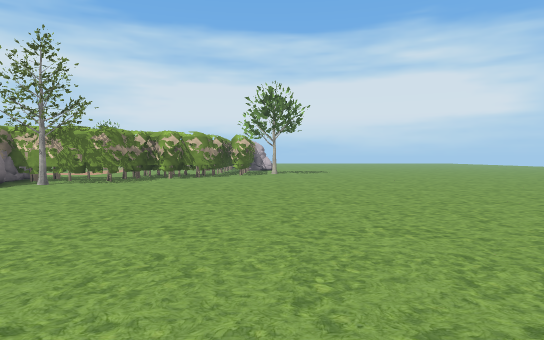
[1] (above)

16 first-person views from a walk through a level from a Godot 3-D game. The camera is 1.3 m above the floor, tilts 2° down and sees 75° across. The floor is counted in squares, 2 m on a side. Each view is taken from the middle of a square. On the plan, view 1 faces up. The plan holds only what a view shows up to about 10 squares ahead; the rest is blank. The place goes on beyond the plan. Characters and animated objects are not drawn. Some surface patterns are stand-ins.

[2]
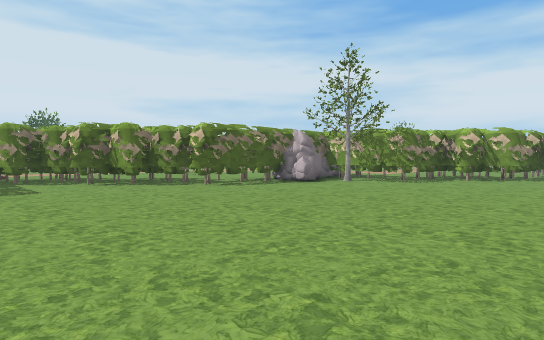

[3]
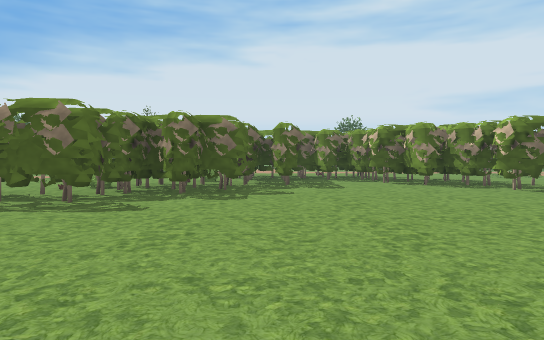

[4]
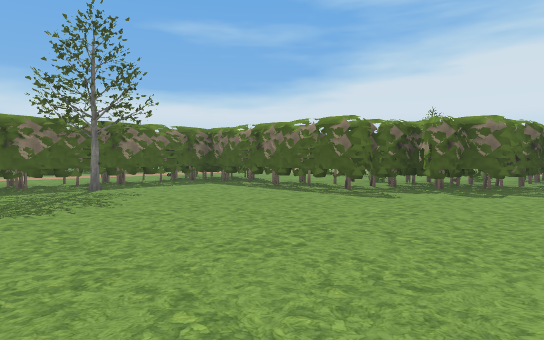

[5]
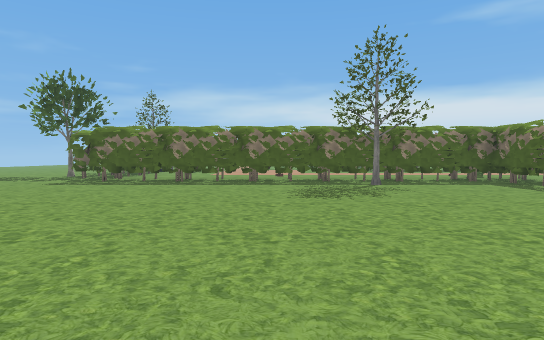

[6]
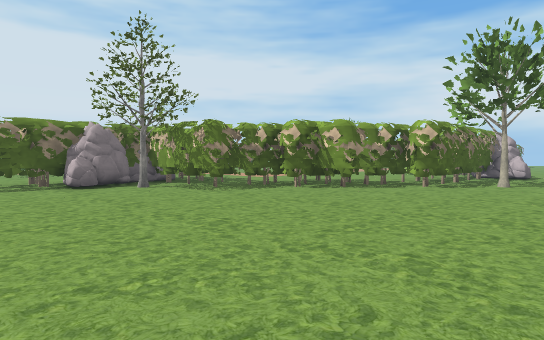

[7]
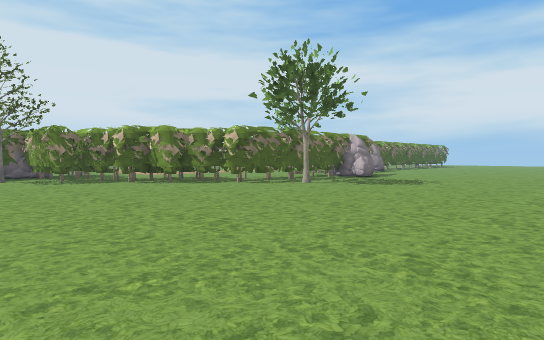

[8]
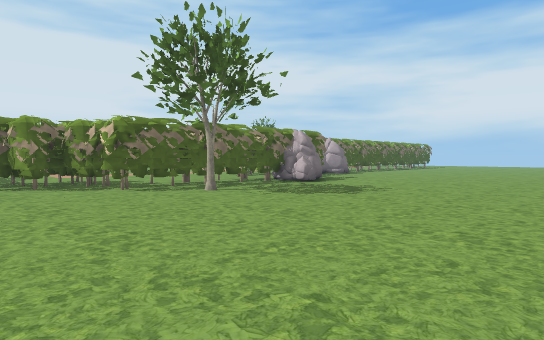

[9]
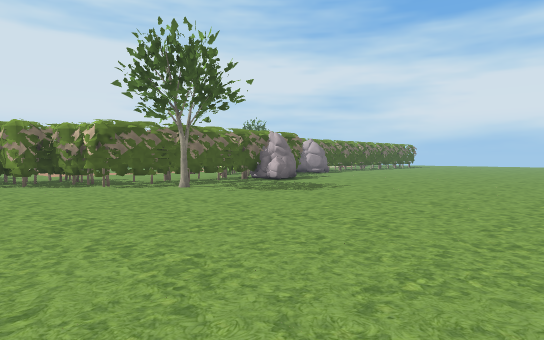

[10]
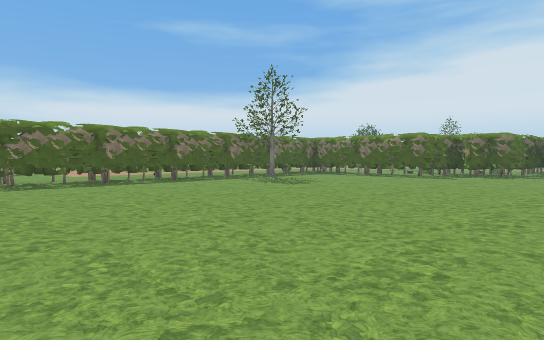

[11]
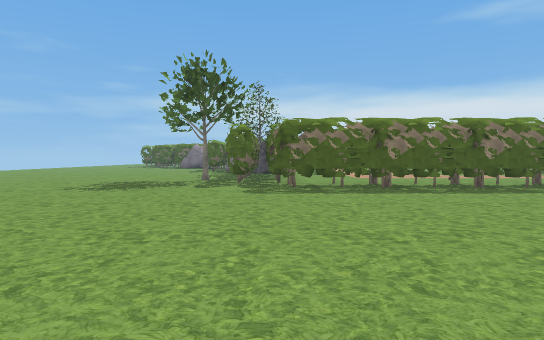

[12]
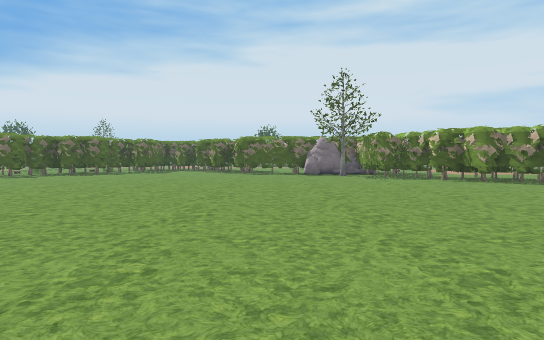

[13]
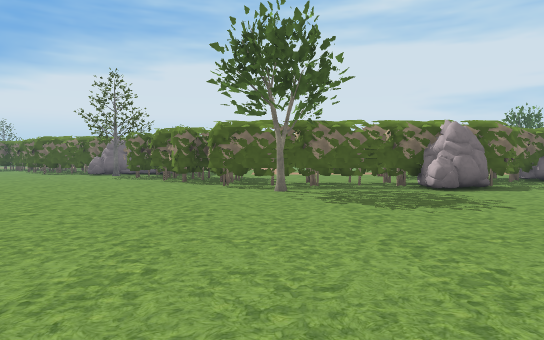

[14]
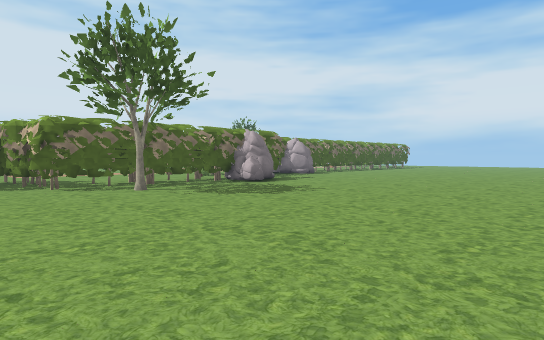

[15]
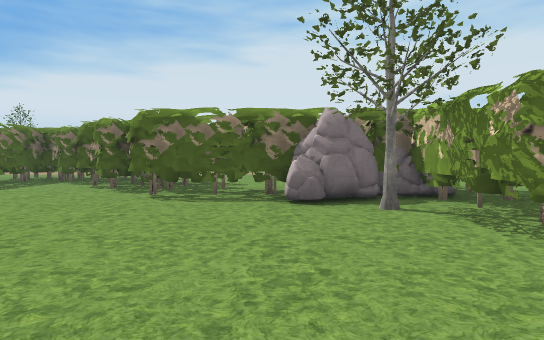

[16]
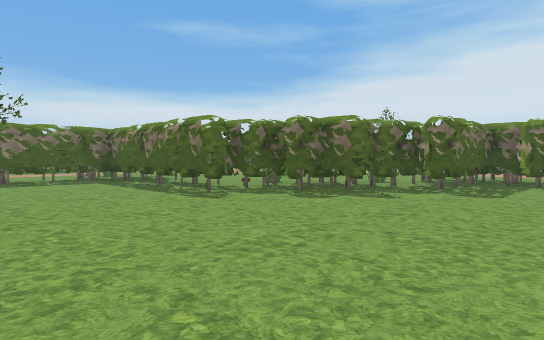

### Floor plan
Key: @ floor where view 1 was taken; # wall or solid block; . floor; R rock; T tree.
Columns run from 11 left of view 1 to 7 right of it. Each row starts with its distance up from view 1.
 18           RR......
 17          ##.......
 16          ##.......
 15           #........
 14          ##T.......
 13         ###........
 12        ###.........
 11       ###..........
 10     ####...........
  9     #..............
  8     RT............
  7    ##.............
  6    ##..............
  5   ###.............
  4  ###.............
  3 ###.............
  2 ##.................
  1 #..................
  0 ####.......@.......
 -1   ###..............
 -2    ###.............
 -3     ###............
 -4      ##............
 -5       #............
 -6       #... ........
 -7       #...T........
 -8       ############.
 -9                 ###

Where each view was taken, in squares from view 1:
view 1: 0 up, 0 right, facing up
view 2: 0 up, 0 right, facing up-left
view 3: 0 up, 0 right, facing left
view 4: 1 up, 1 right, facing down-left
view 5: 2 up, 1 right, facing down
view 6: 5 up, 2 right, facing up-left
view 7: 7 up, 6 right, facing up-left
view 8: 10 up, 6 right, facing up-left
view 9: 10 up, 7 right, facing up-left
view 10: 2 up, 7 right, facing down-left
view 11: 0 up, 6 right, facing down
view 12: 6 up, 7 right, facing left
view 13: 14 up, 7 right, facing left
view 14: 11 up, 7 right, facing up-left
view 15: 7 up, 1 left, facing left
view 16: 3 up, 1 left, facing down-left
